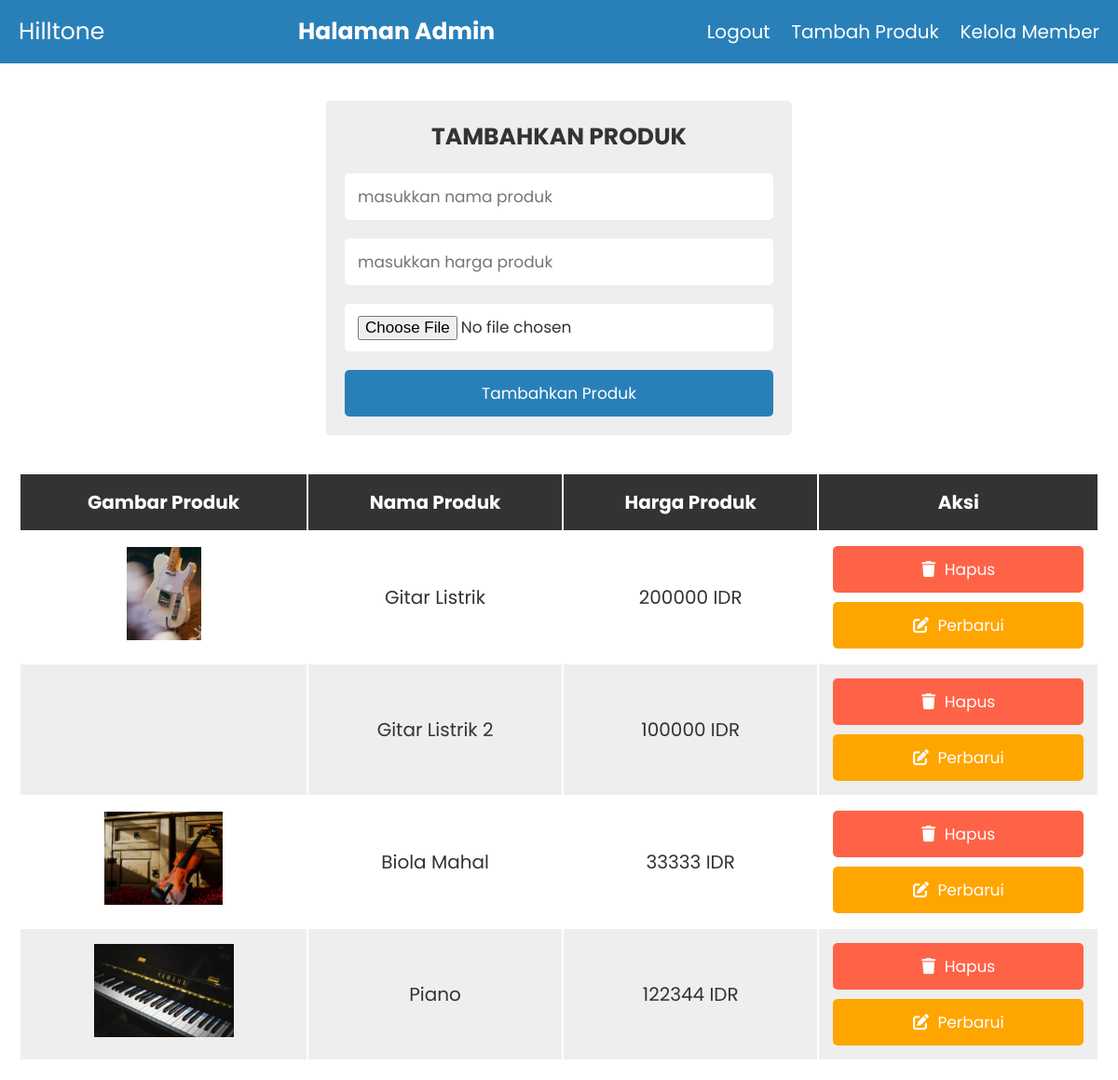
Page /shopping_cart/admin.php on the committed database.
### tables this page shows
CREATE TABLE IF NOT EXISTS `products` (
  `id` int(11) NOT NULL AUTO_INCREMENT,
  `name` varchar(200) NOT NULL,
  `price` float NOT NULL,
  `image` varchar(200) NOT NULL,
  PRIMARY KEY (`id`)
);

### shopping_cart/admin.php (the view, shortened to what this page needs)
<?php
@include 'config.php';
?>
<!DOCTYPE html>
<html lang="en">
<head>
   <link rel="stylesheet" href="https://cdnjs.cloudflare.com/ajax/libs/font-awesome/6.0.0/css/all.min.css">
   <link rel="stylesheet" href="css/style.css">
</head>
<body>
   <?php include 'header.php'; ?>
   <div class="container">
      <section>
         <form action="" method="post" class="add-product-form" enctype="multipart/form-data">
            <h3>Tambahkan Produk</h3>
            <input type="text" name="p_name" placeholder="masukkan nama produk" class="box" required>
            <input type="number" name="p_price" min="0" placeholder="masukkan harga produk" class="box" required>
            <input type="file" name="p_image" accept="image/png, image/jpg, image/jpeg" class="box" required>
            <input type="submit" value="Tambahkan Produk" name="add_product" class="btn">
         </form>
      </section>
      <section class="display-product-table">
         <table>
            <thead>
               <th>Gambar Produk</th>
               <th>Nama Produk</th>
               <th>Harga Produk</th>
               <th>Aksi</th>
            </thead>
            <tbody>
               <?php
               $select_products = mysqli_query($conn, "SELECT * FROM `products`");
               if (mysqli_num_rows($select_products) > 0) {
                  while ($row = mysqli_fetch_assoc($select_products)) {
               ?>
                     <tr>
                        <td><img src="uploaded_img/<?php echo $row['image']; ?>" height="100" alt=""></td>
                        <td><?php echo $row['name']; ?></td>
                        <td><?php echo $row['price']; ?> IDR</td>
                        <td>
                           <a href="admin.php?delete=<?php echo $row['id']; ?>" class="delete-btn" onclick="return confirm('Yakin ingin dihapus?');"> <i class="fas fa-trash"></i> Hapus </a>
                           <a href="admin.php?edit=<?php echo $row['id']; ?>" class="option-btn"> <i class="fas fa-edit"></i> Perbarui </a>
                        </td>
                     </tr>
               <?php
                  };
               } else {
                  echo "<div class='empty'>no product added</div>";
               };
               ?>
            </tbody>
         </table>
      </section>
   </div>
</body>
</html>

### shopping_cart/header.php (shortened to what this page needs)
<header class="header">
   <div class="flex">
      <a href="#" class="logo">Hilltone</a>
      <h1 class="logo">Halaman Admin </h1>
      <nav class="navbar">
         <a href="index.php">Logout</a>
         <a href="admin.php">Tambah Produk</a>
         <a href="kelola_member_form.php">Kelola Member</a>
      </nav>
   </div>
</header>

### shopping_cart/css/style.css (style rules this page uses)
:root { --blue: #2980b9; --red: tomato; --orange: orange; --black: #333; --white: #fff; --bg-color: #eee; --dark-bg: rgba(0, 0, 0, .7); --box-shadow: 0 .5rem 1rem rgba(0, 0, 0, .1); --border: .1rem solid #999; }
* { font-family: 'Poppins', sans-serif; margin: 0; padding: 0; box-sizing: border-box; outline: none; border: none; text-decoration: none; text-transform: capitalize; }
html { font-size: 62.5%; overflow-x: hidden; }
.container { max-width: 1200px; margin: 0 auto; }
section { padding: 2rem; }
.btn, .option-btn, .delete-btn { display: block; width: 100%; text-align: center; background-color: var(--blue); color: var(--white); font-size: 1.7rem; padding: 1.2rem 3rem; border-radius: .5rem; cursor: pointer; margin-top: 1rem; }
.option-btn i, .delete-btn i { padding-right: .5rem; }
.option-btn { background-color: var(--orange); }
.delete-btn { margin-top: 0; background-color: var(--red); }
.header { background-color: var(--blue); position: sticky; top: 0; left: 0; z-index: 1000; }
.header .flex { display: flex; align-items: center; padding: 1.5rem 2rem; max-width: 1200px; margin: 0 auto; }
.header .flex .logo { margin-right: auto; font-size: 2.5rem; color: var(--white); }
.header .flex .navbar a { margin-left: 2rem; font-size: 2rem; color: var(--white); }
.add-product-form { max-width: 50rem; background-color: var(--bg-color); border-radius: .5rem; padding: 2rem; margin: 0 auto; margin-top: 2rem; }
.add-product-form h3 { font-size: 2.5rem; margin-bottom: 1rem; color: var(--black); text-transform: uppercase; text-align: center; }
.add-product-form .box { text-transform: none; padding: 1.2rem 1.4rem; font-size: 1.7rem; color: var(--black); border-radius: .5rem; background-color: var(--white); margin: 1rem 0; width: 100%; }
.display-product-table table { width: 100%; text-align: center; }
.display-product-table table thead th { padding: 1.5rem; font-size: 2rem; background-color: var(--black); color: var(--white); }
.display-product-table table td { padding: 1.5rem; font-size: 2rem; color: var(--black); }
.display-product-table table td:first-child { padding: 0; }
.display-product-table table tr:nth-child(even) { background-color: var(--bg-color); }

### rows in the picture
products: image (picture), name "Gitar Listrik", price "200000"
products: name "Gitar Listrik 2", price "100000"
products: image (picture), name "Biola Mahal", price "33333"
products: image (picture), name "Piano", price "122344"
